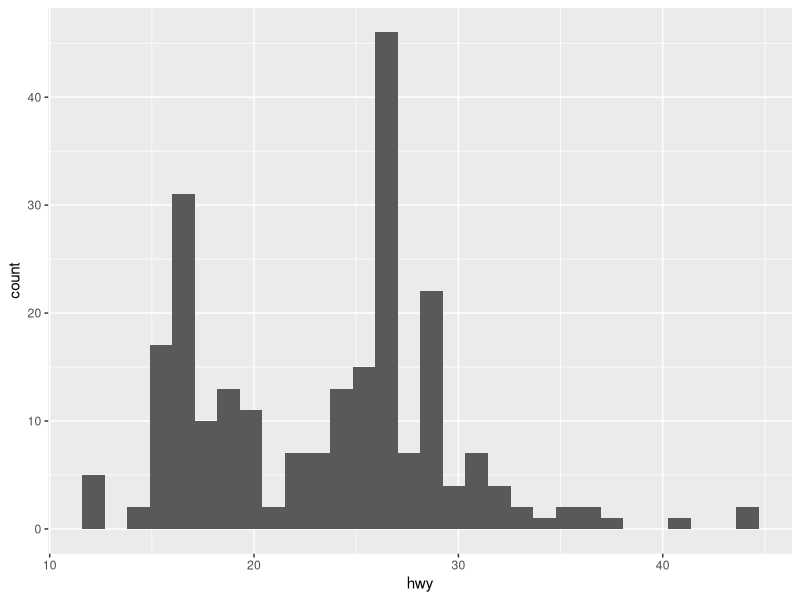
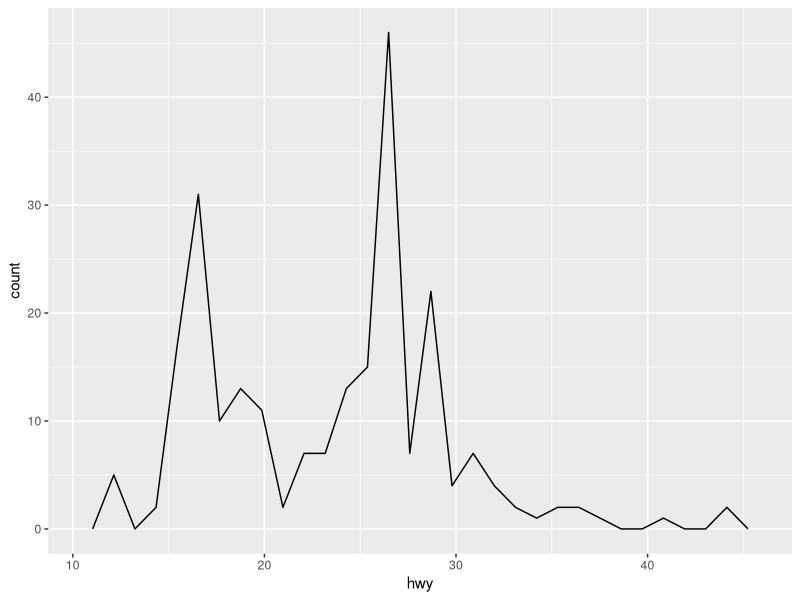
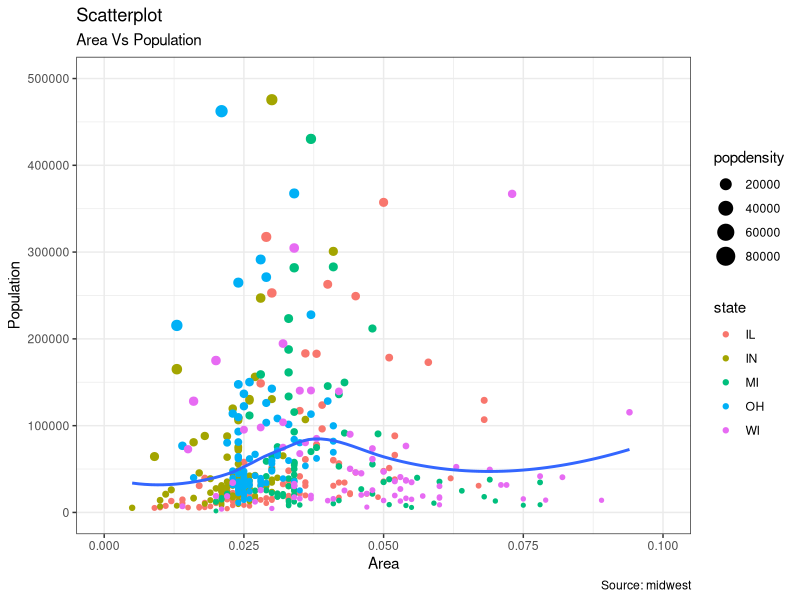

The R source for these figures, in order:
library(ggplot2)

# default
ggplot(data = mpg, aes(x = hwy)) +
  geom_histogram()

ggplot(data = mpg, aes(x = hwy)) +
  geom_freqpoly()

options(scipen=999)  # turn-off scientific notation like 1e+48
library(ggplot2)
theme_set(theme_bw())  # pre-set the bw theme.
data("midwest", package = "ggplot2")
# midwest <- read.csv("http://goo.gl/G1K41K")  # bkup data source

# Scatterplot
gg <- ggplot(midwest, aes(x=area, y=poptotal)) +
  geom_point(aes(col=state, size=popdensity)) +
  geom_smooth(method="loess", se=F) +
  xlim(c(0, 0.1)) +
  ylim(c(0, 500000)) +
  labs(subtitle="Area Vs Population",
       y="Population",
       x="Area",
       title="Scatterplot",
       caption = "Source: midwest")

plot(gg)


